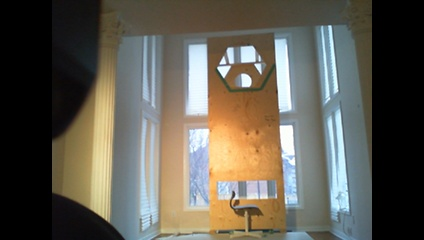
#> input picture utilities/hsvcheck/saved_img0.jpg, 424 x 240 px
$ python hsvmulti.py saved_img0.jpg
#> lines starting #> are read from the running program, lines starting #| are printed output that depends on the picture; after the words box and inside, x2 and y2 are one past the last pixel; in counts of white or black regions, pixels touching at a corner belong together
import cv2
import numpy as np
import argparse

def nothing(x):
    pass

def stack_image(image1, image2):
    # numpy_horizontal = np.hstack((image1, image2))

    numpy_horizontal_concat = np.concatenate((image1, image2), axis=1)
    # cv2.imshow('image', numpy_horizontal_concat)
    return numpy_horizontal_concat

def stack_images(image1, image2, image3, image4):
    # [5 lines of commented-out code are left out]

    cat1 = np.concatenate((image1, image2), axis=1)
    cat2 = np.concatenate((image3, image4), axis=1)
    catf = np.concatenate((cat1, cat2), axis=0)
    cv2.imshow('image', catf)
    return catf

def hsv_image(image, lower, upper):
    blurred = cv2.GaussianBlur(image, (27, 27), 0)
    median = cv2.medianBlur(blurred, 15)
    # Convert to HSV format and color threshold
    hsv = cv2.cvtColor(median, cv2.COLOR_BGR2HSV)

    mask = cv2.inRange(hsv, lower, upper)

    result = cv2.bitwise_and(image,image,mask = mask)
    return result

# construct the argument parse and parse the arguments
ap = argparse.ArgumentParser()
ap.add_argument('file', type=argparse.FileType('r'), nargs='+')

args = vars(ap.parse_args())

# Create a window
cv2.namedWindow('image', cv2.WINDOW_NORMAL)
cv2.resizeWindow('image', 832,900)
# Create trackbars for color change
# Hue is from 0-179 for Opencv
cv2.createTrackbar('HMin', 'image', 0, 179, nothing)
cv2.createTrackbar('SMin', 'image', 0, 255, nothing)
cv2.createTrackbar('VMin', 'image', 0, 255, nothing)
cv2.createTrackbar('HMax', 'image', 0, 179, nothing)
cv2.createTrackbar('SMax', 'image', 0, 255, nothing)
cv2.createTrackbar('VMax', 'image', 0, 255, nothing)

# Set default value for Max HSV trackbars
cv2.setTrackbarPos('HMin', 'image', 20)
cv2.setTrackbarPos('SMin', 'image', 100)
cv2.setTrackbarPos('VMin', 'image', 75)
cv2.setTrackbarPos('HMax', 'image', 100)
cv2.setTrackbarPos('SMax', 'image', 255)
cv2.setTrackbarPos('VMax', 'image', 255)

# Initialize HSV min/max values
hMin = sMin = vMin = hMax = sMax = vMax = 0
phMin = psMin = pvMin = phMax = psMax = pvMax = 0

# Load image
images = []
print(args["file"])

for file in args["file"]:
    images.append(cv2.imread(file.name))

while(1):
    # Get current positions of all trackbars
    hMin = cv2.getTrackbarPos('HMin', 'image')
    sMin = cv2.getTrackbarPos('SMin', 'image')
    vMin = cv2.getTrackbarPos('VMin', 'image')
    hMax = cv2.getTrackbarPos('HMax', 'image')
    sMax = cv2.getTrackbarPos('SMax', 'image')
    vMax = cv2.getTrackbarPos('VMax', 'image')

    # Set minimum and maximum HSV values to display
    lower = np.array([hMin, sMin, vMin])
    upper = np.array([hMax, sMax, vMax])

    imagerows = []
    firstCol = None
    for i in range(len(images)):
        result = hsv_image(images[i], lower, upper)
        result = np.concatenate((images[i], result), axis=1)
        if firstCol is None:
            firstCol= result
        else:
            firstCol = np.concatenate((firstCol, result), axis=1)
            imagerows.append(firstCol)
            firstCol = None
#> this loop made 1 pass
#> pass 1, in hsv_image, `blurred = cv2.GaussianBlur(image, (27, 27), 0)`:
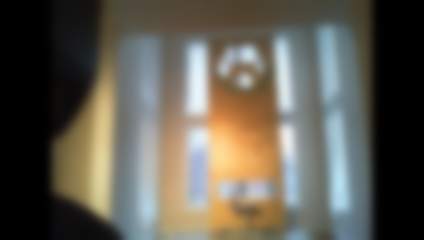
#> blurred: shape (240, 424, 3); mean B, G, R 82, 92.3, 96.2
#> pass 1, in hsv_image, `mask = cv2.inRange(hsv, lower, upper)`:
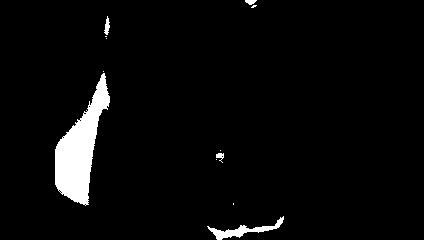
#> mask: shape (240, 424); 3.9% white; 12 white regions (7 under 20 px), largest, box (x1, y1, x2, y2) and area: (55, 73, 110, 206) 3287, (207, 216, 284, 240) 477, (104, 16, 110, 35) 65, (216, 153, 224, 163) 42, (245, 0, 257, 5) 41
#> after the loop:
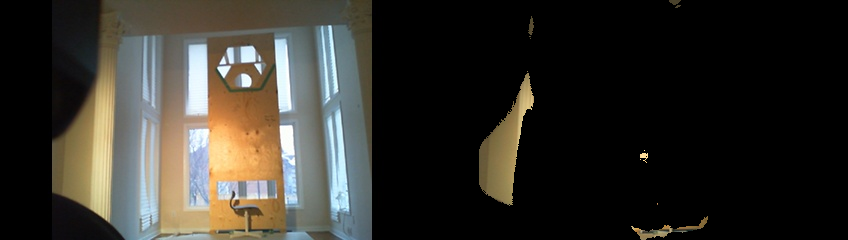
#> firstCol: shape (240, 848, 3); mean of channels 0, 1, 2 42.5, 48.6, 50.9; drawn as B, G, R
#> after the loop, imagerows = []

    if not firstCol is None:
        imagerows.append(firstCol)

    finalimage = None
    for i in range(len(imagerows)):
        if finalimage is None:
            finalimage= imagerows[i]
        else:
            finalimage = np.concatenate((finalimage, imagerows[i]), axis=0)

    # Display result image
    cv2.imshow('image', finalimage)

    if cv2.waitKey(10) & 0xFF == ord('q'):
#> (key q is pressed here)
        break

cv2.destroyAllWindows()

$ run again, on utilities/hsvcheck/2.jpg
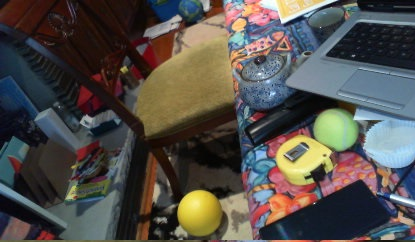
#> input picture utilities/hsvcheck/2.jpg, 415 x 242 px
#> the loop `for i in range(len(images)):` made 1 pass
#> pass 1, in hsv_image, `mask = cv2.inRange(hsv, lower, upper)`:
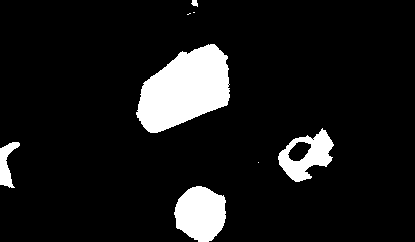
#> mask: shape (242, 415); 9.7% white; 8 white regions (3 under 20 px), largest, box (x1, y1, x2, y2) and area: (136, 44, 230, 133) 5524, (174, 186, 226, 242) 2214, (278, 128, 334, 182) 1466, (0, 142, 20, 188) 462, (191, 0, 198, 7) 34
#> after the loop `for i in range(len(images)):`:
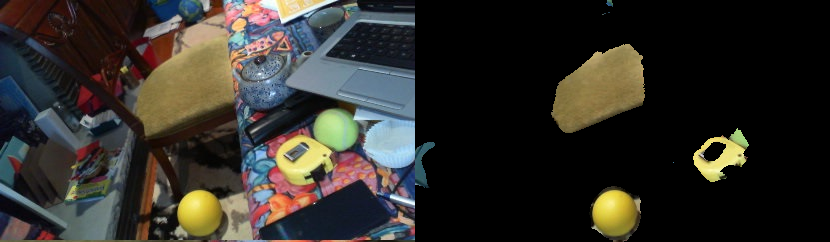
#> firstCol: shape (242, 830, 3); mean of channels 0, 1, 2 41, 46.2, 48.6; drawn as B, G, R
#> after the loop `for i in range(len(images)):`: imagerows = []
#> the loop `for i in range(len(imagerows)):` made 1 pass
